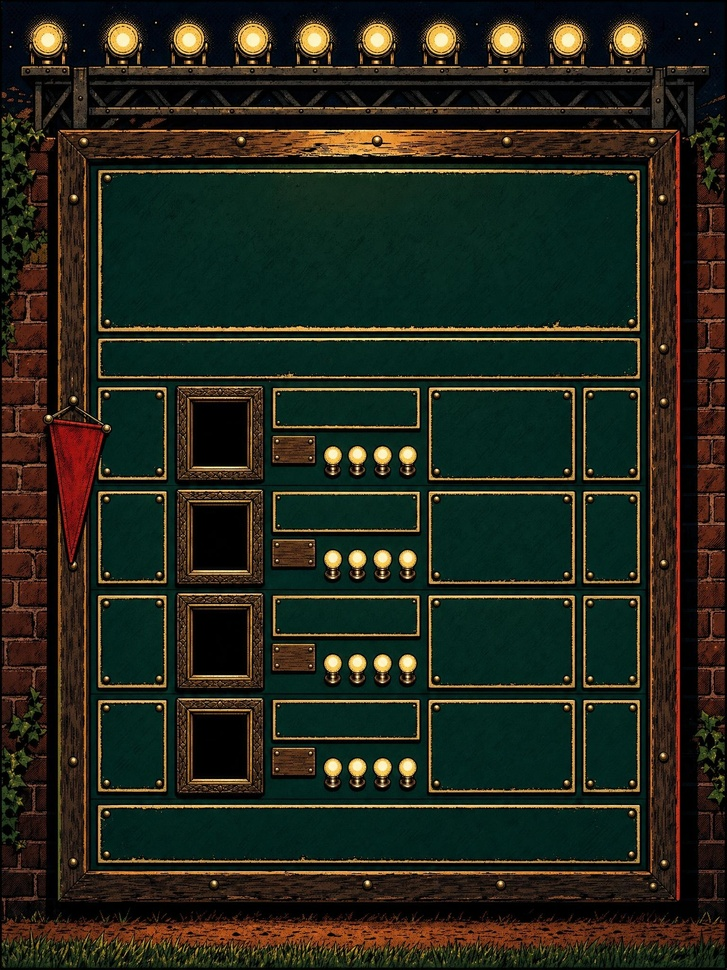
#> input picture ez/tools/concepts/worlds/comic/story/h/meet14/img/v3p.jpg, 727 x 970 px, shrunk from 1536 x 2048 before the run
$ python cc.py img/v3p.jpg 5
#> lines starting #> are read from the running program, lines starting #| are printed output that depends on the picture; after the words box and inside, x2 and y2 are one past the last pixel; in counts of white or black regions, pixels touching at a corner belong together
# /usr/bin/python3 cc.py img [thr] [minfrac] : dark rectangles (connected components of L<thr, mostly filled) as fractions
import sys
from PIL import Image
import numpy as np
im=np.asarray(Image.open(sys.argv[1]).convert('RGB')).astype(int);H,W,_=im.shape;thr=int(sys.argv[2]) if len(sys.argv)>2 else 26
#> after `H, W, _ = im.shape`: H = 970; W = 727
L=im.mean(2);k=3;sm=(L<thr)[::k,::k];h0,w0=sm.shape;lab=np.zeros(sm.shape,int);n=0;out=[]
#> after `L = im.mean(2)`:
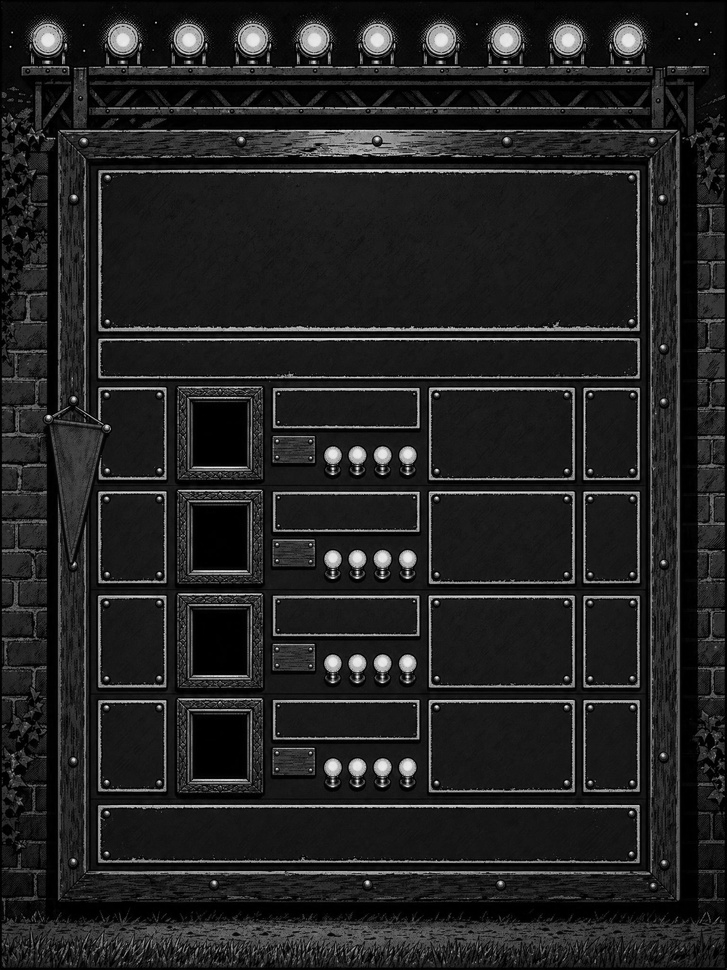
#> L: shape (970, 727) float64; min 0, max 245, mean 34.4
#> after `sm = (L < thr)[::k, ::k]`:
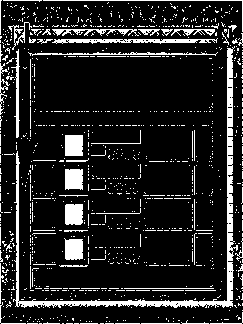
#> sm: shape (324, 243) bool; 14% white; 1103 white regions (1050 under 20 px), largest, box (x1, y1, x2, y2) and area: (13, 46, 238, 308) 2974, (52, 38, 218, 44) 567, (65, 135, 83, 156) 375
#> after `h0, w0 = sm.shape`: h0 = 324; w0 = 243
for y in range(h0):
  for x in range(w0):
    if sm[y,x] and not lab[y,x]:
      n+=1;st=[(y,x)];lab[y,x]=n;ys=[];xs=[]
      while st:
        a,b=st.pop();ys.append(a);xs.append(b)
        for c,d in((a+1,b),(a-1,b),(a,b+1),(a,b-1)):
          if 0<=c<h0 and 0<=d<w0 and sm[c,d] and not lab[c,d]:lab[c,d]=n;st.append((c,d))
      y0,y1,x0,x1=min(ys),max(ys)+1,min(xs),max(xs)+1;fr=len(ys)/((y1-y0)*(x1-x0))
      if (x1-x0)*k>.03*W and (y1-y0)*k>.012*H and fr>.8 and (x1-x0)*k<.95*W:out.append((y0*k/H,y1*k/H,x0*k/W,x1*k/W,fr))
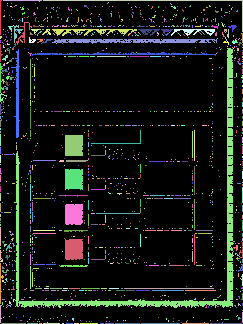
#> lab: shape (324, 243) int64; 1366 distinct labels, from 0 to 1365; one colour per label, 0 black
#> after the loop, n = 1365
out.sort()
for a,b,c,d,f in out:print('y %.4f-%.4f  x %.4f-%.4f  w %.4f h %.4f fill %.2f'%(a,b,c,d,d-c,b-a,f))
